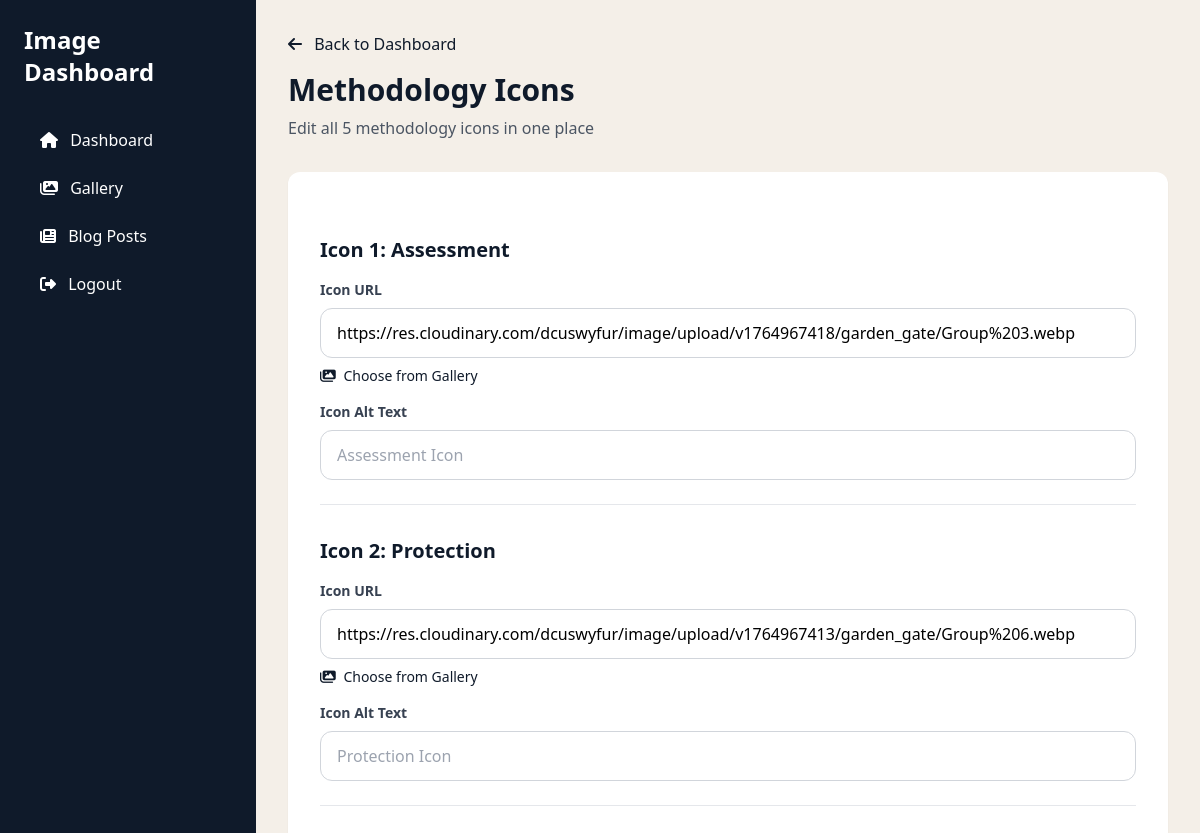
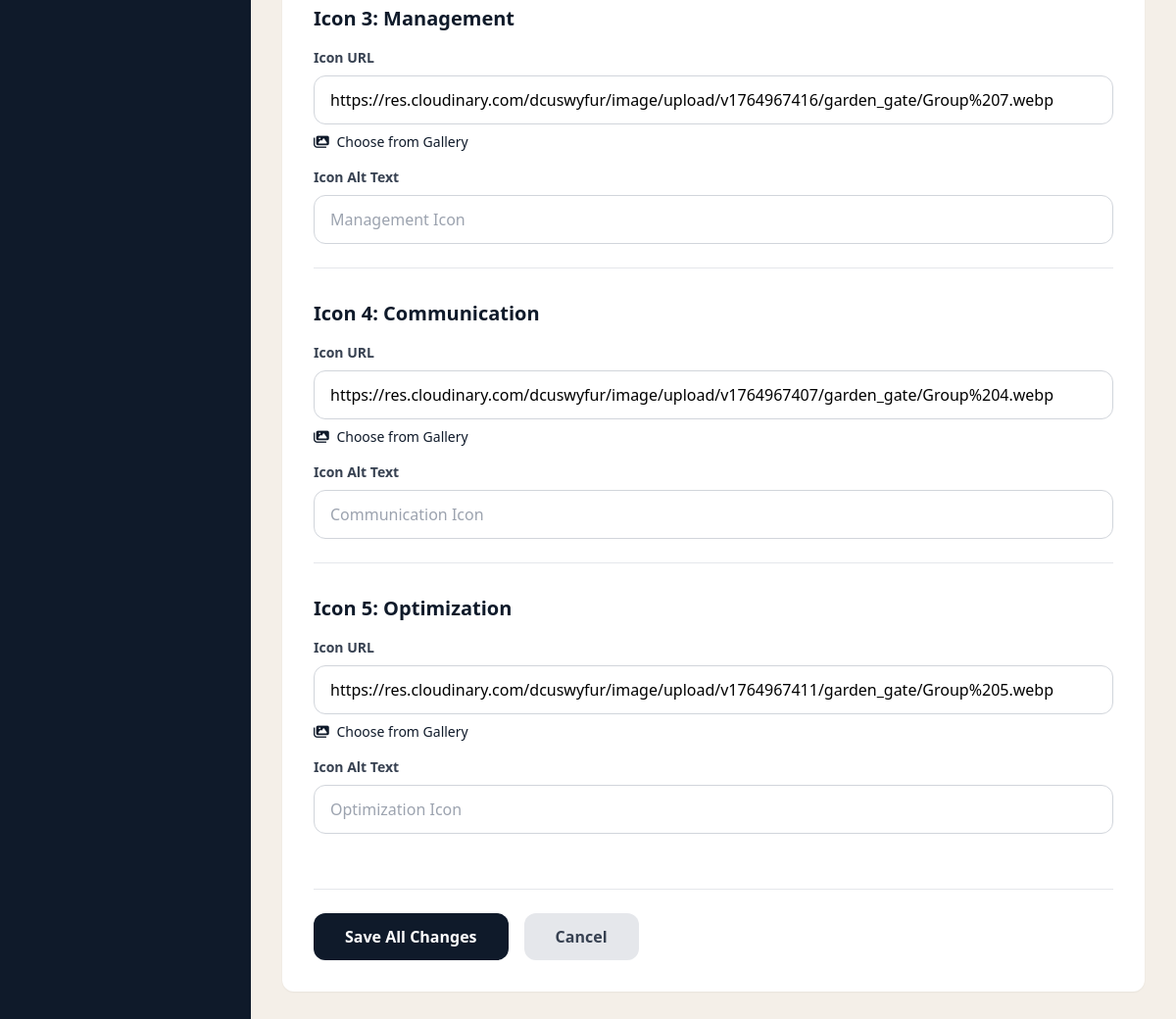
Page /dashboard/methodology-icons/ (signed in) on the committed database (2 pictures, top to bottom).
### myApp/models.py (models this page shows, shortened)
class SectionImage(models.Model):
    section_name = models.CharField(max_length=100, unique=True, help_text="Internal name for the section (e.g., 'hero_background', 'about_image')")
    display_name = models.CharField(max_length=200, help_text="Display name shown in dashboard")
    image_url = models.URLField(blank=True, null=True, help_text="Image URL")
    image_alt = models.CharField(max_length=200, blank=True, help_text="Alt text for the image")
    icon_url = models.URLField(blank=True, null=True, help_text="Icon URL (if applicable)")
    background_image_url = models.URLField(blank=True, null=True, help_text="Background image URL (if applicable)")
    updated_at = models.DateTimeField(auto_now=True)
    class Meta:
        ordering = ['display_name']
        verbose_name = "Section Image"
        verbose_name_plural = "Section Images"

### myApp/dashboard_views.py (the view, shortened to what this page needs)
# urls.py: path('methodology-icons/', dashboard_views.methodology_icons_edit, name='methodology_icons_edit'),
@login_required
def methodology_icons_edit(request):
    icons = {}
    icon_names = ['Assessment', 'Protection', 'Management', 'Communication', 'Optimization']
    for i in range(1, 6):
        try:
            section = SectionImage.objects.get(section_name=f'methodology_icon_{i}')
            icons[i] = section
        except SectionImage.DoesNotExist:
            section = SectionImage.objects.create(
                section_name=f'methodology_icon_{i}',
                display_name=f'Methodology - Icon {i} ({icon_names[i-1]})'
            )
            icons[i] = section
    return render(request, 'myApp/dashboard/methodology_icons_edit.html', {
        'icons': icons
    })

### myApp/templates/myApp/dashboard/methodology_icons_edit.html (shortened to what this page needs)
{% extends "myApp/dashboard/base.html" %}
{% load static %}
{% block content %}
<div class="mb-8">
    <a href="{% url 'dashboard:index' %}" class="text-navy hover:underline mb-4 inline-block">
        <i class="fas fa-arrow-left mr-2"></i> Back to Dashboard
    </a>
    <h2 class="text-3xl font-bold text-navy mb-2">Methodology Icons</h2>
    <p class="text-gray-600">Edit all 5 methodology icons in one place</p>
</div>
<form method="post" class="bg-white rounded-xl shadow-sm p-8 space-y-8">
    <div class="border-b border-gray-200 pb-6">
        <h3 class="text-xl font-semibold text-navy mb-4">Icon 1: Assessment</h3>
        <div>
            <label class="block text-sm font-semibold text-gray-700 mb-2">Icon URL</label>
            <input type="url" name="icon_1_url" id="field_icon_1_url" value="{{ icons.1.icon_url|default:'' }}"
                   placeholder="https://res.cloudinary.com/..."
                   class="w-full px-4 py-3 border border-gray-300 rounded-xl focus:border-navy focus:outline-none focus:ring-2 focus:ring-navy/20">
            <p class="text-sm text-gray-500 mt-2">
                <button type="button" onclick="openImagePickerModal('field_icon_1_url')"
                        class="text-navy hover:underline">
                    <i class="fas fa-images mr-1"></i> Choose from Gallery
                </button>
            </p>
        </div>
        <div class="mt-4">
            <label class="block text-sm font-semibold text-gray-700 mb-2">Icon Alt Text</label>
            <input type="text" name="icon_1_alt" value="{{ icons.1.image_alt|default:'' }}"
                   placeholder="Assessment Icon"
                   class="w-full px-4 py-3 border border-gray-300 rounded-xl focus:border-navy focus:outline-none focus:ring-2 focus:ring-navy/20">
        </div>
    </div>
    <div class="border-b border-gray-200 pb-6">
        <h3 class="text-xl font-semibold text-navy mb-4">Icon 2: Protection</h3>
        <div>
            <label class="block text-sm font-semibold text-gray-700 mb-2">Icon URL</label>
            <input type="url" name="icon_2_url" id="field_icon_2_url" value="{{ icons.2.icon_url|default:'' }}"
                   placeholder="https://res.cloudinary.com/..."
                   class="w-full px-4 py-3 border border-gray-300 rounded-xl focus:border-navy focus:outline-none focus:ring-2 focus:ring-navy/20">
            <p class="text-sm text-gray-500 mt-2">
                <button type="button" onclick="openImagePickerModal('field_icon_2_url')"
                        class="text-navy hover:underline">
                    <i class="fas fa-images mr-1"></i> Choose from Gallery
                </button>
            </p>
        </div>
        <div class="mt-4">
            <label class="block text-sm font-semibold text-gray-700 mb-2">Icon Alt Text</label>
            <input type="text" name="icon_2_alt" value="{{ icons.2.image_alt|default:'' }}"
                   placeholder="Protection Icon"
                   class="w-full px-4 py-3 border border-gray-300 rounded-xl focus:border-navy focus:outline-none focus:ring-2 focus:ring-navy/20">
        </div>
    </div>
    <div class="border-b border-gray-200 pb-6">
        <h3 class="text-xl font-semibold text-navy mb-4">Icon 3: Management</h3>
        <div>
            <label class="block text-sm font-semibold text-gray-700 mb-2">Icon URL</label>
            <input type="url" name="icon_3_url" id="field_icon_3_url" value="{{ icons.3.icon_url|default:'' }}"
                   placeholder="https://res.cloudinary.com/..."
                   class="w-full px-4 py-3 border border-gray-300 rounded-xl focus:border-navy focus:outline-none focus:ring-2 focus:ring-navy/20">
            <p class="text-sm text-gray-500 mt-2">
                <button type="button" onclick="openImagePickerModal('field_icon_3_url')"
                        class="text-navy hover:underline">
                    <i class="fas fa-images mr-1"></i> Choose from Gallery
                </button>
            </p>
        </div>
        <div class="mt-4">
            <label class="block text-sm font-semibold text-gray-700 mb-2">Icon Alt Text</label>
            <input type="text" name="icon_3_alt" value="{{ icons.3.image_alt|default:'' }}"
                   placeholder="Management Icon"
                   class="w-full px-4 py-3 border border-gray-300 rounded-xl focus:border-navy focus:outline-none focus:ring-2 focus:ring-navy/20">
        </div>
    </div>
    <div class="border-b border-gray-200 pb-6">
        <h3 class="text-xl font-semibold text-navy mb-4">Icon 4: Communication</h3>
        <div>
            <label class="block text-sm font-semibold text-gray-700 mb-2">Icon URL</label>
            <input type="url" name="icon_4_url" id="field_icon_4_url" value="{{ icons.4.icon_url|default:'' }}"
                   placeholder="https://res.cloudinary.com/..."
                   class="w-full px-4 py-3 border border-gray-300 rounded-xl focus:border-navy focus:outline-none focus:ring-2 focus:ring-navy/20">
            <p class="text-sm text-gray-500 mt-2">
                <button type="button" onclick="openImagePickerModal('field_icon_4_url')"
                        class="text-navy hover:underline">
                    <i class="fas fa-images mr-1"></i> Choose from Gallery
                </button>
            </p>
        </div>
        <div class="mt-4">
            <label class="block text-sm font-semibold text-gray-700 mb-2">Icon Alt Text</label>
            <input type="text" name="icon_4_alt" value="{{ icons.4.image_alt|default:'' }}"
                   placeholder="Communication Icon"
                   class="w-full px-4 py-3 border border-gray-300 rounded-xl focus:border-navy focus:outline-none focus:ring-2 focus:ring-navy/20">
        </div>
    </div>
    <div class="pb-6">
        <h3 class="text-xl font-semibold text-navy mb-4">Icon 5: Optimization</h3>
        <div>
            <label class="block text-sm font-semibold text-gray-700 mb-2">Icon URL</label>
            <input type="url" name="icon_5_url" id="field_icon_5_url" value="{{ icons.5.icon_url|default:'' }}"
                   placeholder="https://res.cloudinary.com/..."
                   class="w-full px-4 py-3 border border-gray-300 rounded-xl focus:border-navy focus:outline-none focus:ring-2 focus:ring-navy/20">
            <p class="text-sm text-gray-500 mt-2">
                <button type="button" onclick="openImagePickerModal('field_icon_5_url')"
                        class="text-navy hover:underline">
                    <i class="fas fa-images mr-1"></i> Choose from Gallery
                </button>
            </p>
        </div>
        <div class="mt-4">
            <label class="block text-sm font-semibold text-gray-700 mb-2">Icon Alt Text</label>
            <input type="text" name="icon_5_alt" value="{{ icons.5.image_alt|default:'' }}"
                   placeholder="Optimization Icon"
                   class="w-full px-4 py-3 border border-gray-300 rounded-xl focus:border-navy focus:outline-none focus:ring-2 focus:ring-navy/20">
        </div>
    </div>
    <div class="flex gap-4 pt-6 border-t">
        <button type="submit" class="bg-navy text-white px-8 py-3 rounded-xl font-semibold hover:bg-navy/90 transition">
            Save All Changes
        </button>
        <a href="{% url 'dashboard:index' %}" class="bg-gray-200 text-gray-700 px-8 py-3 rounded-xl font-semibold hover:bg-gray-300 transition">
            Cancel
        </a>
    </div>
</form>
{% endblock %}

### rows in the picture
SectionImage: icon_1_url "https://res.cloudinary.com/dcuswyfur/image/upload/v1764967418/garden_gate/Group%203.webp"
SectionImage: icon_2_url "https://res.cloudinary.com/dcuswyfur/image/upload/v1764967413/garden_gate/Group%206.webp"
SectionImage: icon_3_url "https://res.cloudinary.com/dcuswyfur/image/upload/v1764967416/garden_gate/Group%207.webp"
SectionImage: icon_4_url "https://res.cloudinary.com/dcuswyfur/image/upload/v1764967407/garden_gate/Group%204.webp"
SectionImage: icon_5_url "https://res.cloudinary.com/dcuswyfur/image/upload/v1764967411/garden_gate/Group%205.webp"
